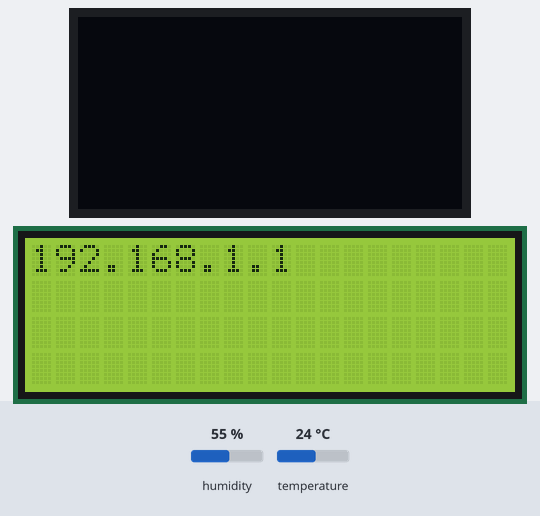
The program below on a simulated Raspberry Pi Pico running MicroPython. Parts: 128×64 one-colour display, 20×4 character LCD. Inputs (shaded band) come from the test bench; at power-on: humidity 55 %, temperature 24 °C. WiFi joins after 1.5 s; the clock reads 2024-03-15 10:24:30 at power-on unless the program sets it; values from a settings file that is not in the repository are placeholders; web requests get an empty 200 reply after 0.4 s; a WiFi scan finds one network, HomeNet; library files of the repository ran but are not shown: pico_i2c_lcd.py, sh1106.py; what the program prints to the serial console is not drawn.

Above: at 12.2 s.
At 32.4 s:
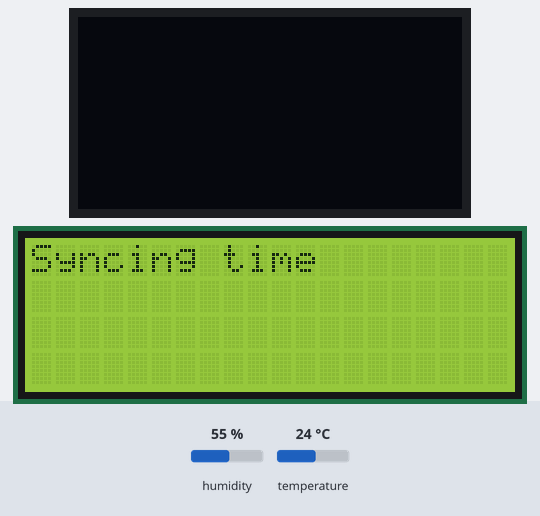
At 42.6 s:
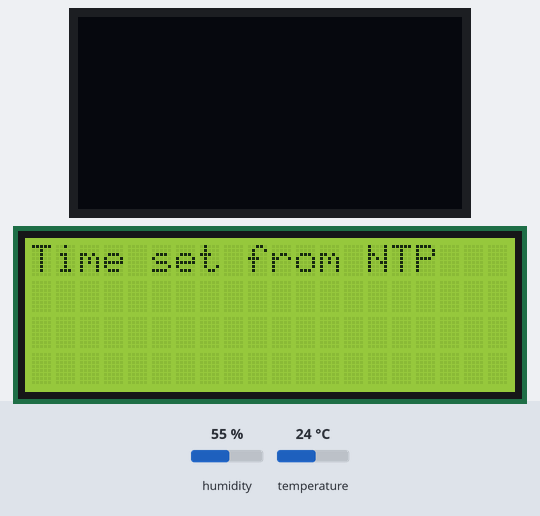
At 53.8 s:
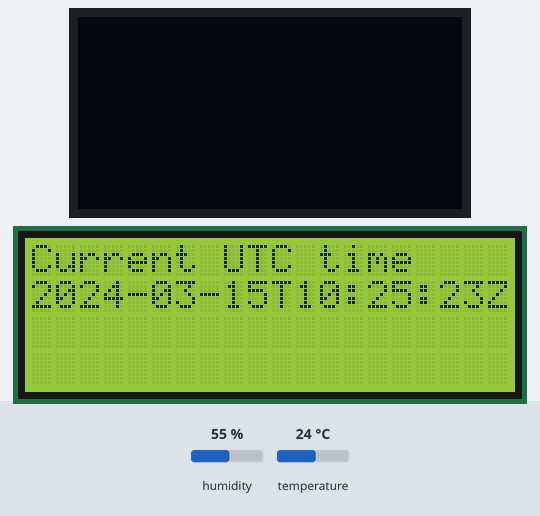
At 90.7 s:
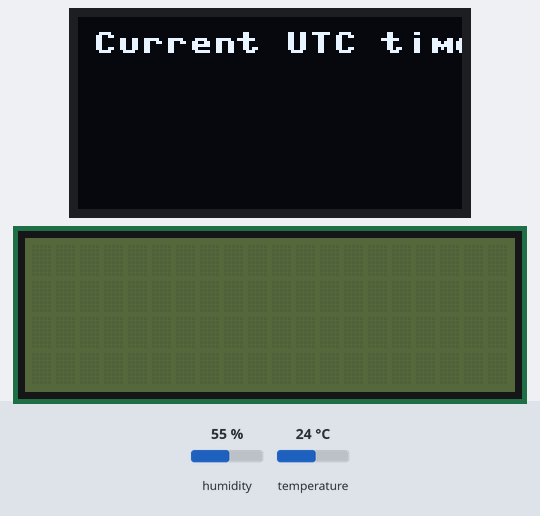
At 127.6 s:
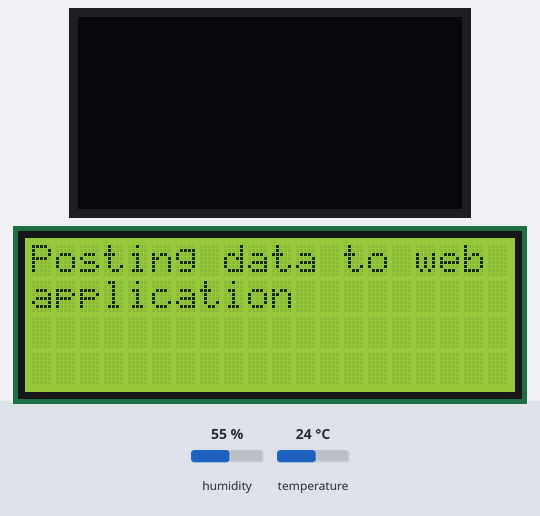

The program:

environmentmonitor.py
```python
import re
import network
import ntptime
import ujson
import urequests
import utime as time
from machine import Pin, I2C

from dht import DHT11, InvalidChecksum, InvalidPulseCount
from envtmonitorconfig import SSID, PASSWORD, ENDPOINT_URL, ACCESS_TOKEN, SENSOR_SYSTEM_ID, ACCESS_POINTS
from pico_i2c_lcd import I2cLcd
from sh1106 import SH1106_I2C

WIDTH = 128
HEIGHT = 64

try:
    i2c = I2C(1, scl=Pin(15), sda=Pin(14), freq=200000)
    print("I2C Address      : " + hex(i2c.scan()[0]).upper())
    print("I2C Configuration: " + str(i2c))
    oled = SH1106_I2C(WIDTH, HEIGHT, i2c)
except IndexError:
    oled = None

try:
    i2c = I2C(0, sda=Pin(0), scl=Pin(1), freq=400000)
    print("I2C Address      : " + hex(i2c.scan()[0]).upper())
    print("I2C Configuration: " + str(i2c))
    I2C_ADDR = i2c.scan()[0]
    lcd = I2cLcd(i2c, I2C_ADDR, 4, 20)
except IndexError:
    lcd = None


def push_to_lcd_display(text_string, timeout=5):
    lcd.backlight_on()
    lcd.putstr(text_string)
    time.sleep(timeout)
    lcd.clear()
    lcd.backlight_off()


def push_to_display(text_string, timeout=5):
    if lcd:
        push_to_lcd_display(text_string)
    if not oled:
        return
    oled.text(text_string, 5, 5)
    oled.show()
    time.sleep(timeout)
    oled.fill(0)
    oled.show()


def match_available_ap_with_scan_results(results):
    if SSID is not None and PASSWORD is not None:
        return SSID, PASSWORD
    for result in results:
        ap_name = result[0].decode('UTF-8')
        if any(re.search(known_ap, ap_name) for known_ap in ACCESS_POINTS):
            ssid_name = ap_name
            ssid_pass = ACCESS_POINTS[ap_name]
            return ssid_name, ssid_pass


wlan = network.WLAN(network.STA_IF)
wlan.active(True)
scan_results = network.WLAN.scan(wlan)
print(scan_results)
ssid, password = match_available_ap_with_scan_results(scan_results)
while wlan.isconnected() is False:
    wlan.connect(ssid, password)
    print(wlan.ifconfig())
    time.sleep(10)
    push_to_display(wlan.ifconfig()[3])

push_to_display("Setting time")
try:
    # if needed, overwrite default time server
    ntptime.host = "1.europe.pool.ntp.org"
    push_to_display("Syncing time")
    print("Local time before synchronization：%s" % str(time.localtime()))
    ntptime.settime()
    print("Local time after synchronization：%s" % str(time.localtime()))
    push_to_display("Time set from NTP")
except:
    print("Error syncing time")
    push_to_display("Time failed")


def upload_to_render(sensor_data):
    if wlan.isconnected() is False:
        push_to_display("No network")
        return False

    local_datetime = time.localtime()
    timestamp = time.mktime(local_datetime)
    current_time = local_datetime

    # Format the tuple into a string in the format "YYYY-MM-DDTHH:MM:SS"
    time_string = "{:04d}-{:02d}-{:02d}T{:02d}:{:02d}:{:02d}Z".format(
        current_time[0],
        current_time[1],
        current_time[2],
        current_time[3],
        current_time[4],
        current_time[5],
    )

    hint = "Current UTC time    "
    push_to_display(hint + time_string)

    print("Timestring: ", time_string)

    url = ENDPOINT_URL

    # Set the headers and payload for the POST request
    headers = {
        "Content-Type": "application/json",
        "Authorization": "Bearer " + ACCESS_TOKEN,
    }

    payload = {
        "temperature": sensor_data.temperature,
        "humidity": sensor_data.humidity,
        "timestamp": time_string,
        "sensorSystem": {
            "id": SENSOR_SYSTEM_ID
        }
    }

    data_str = ujson.dumps(payload)

    # Make the POST request
    push_to_display("Posting data to web application")
    try:
        response = urequests.post(url, headers=headers, data=data_str)
    except Exception:
        return False

    # Print the response
    print(response.content)
    if not response.status_code == 201:
        print(response.status_code)
        push_to_display("API Request failed")
        return False

    json_format = response.json()
    print(str(json_format['entity']['timestamp']).split("T")[1])
    string_0 = "Success! POSTed data"
    string_1 = "Temperature:    " + str(json_format['entity']['temperature'])
    string_2 = "Humidity   :    " + str(json_format['entity']['humidity'])
    string_3 = "UTC Time   :" + \
               str(json_format['entity']['timestamp']).split("T")[1].strip("Z")
    string_4 = "Sensor System : " + \
               str(json_format['entity']['sensorSystem']['id'])
    string = string_0 + string_1 + string_2 + string_3
    push_to_display(string, timeout=10)

    # Release the resources associated with the response
    response.close()

    return True


while True:
    time.sleep(1)
    pin = Pin(28, Pin.OUT, Pin.PULL_DOWN)
    sensor = DHT11(pin)
    try:
        t = sensor.temperature
        h = sensor.humidity
        print("Temperature: {}".format(sensor.temperature))
        print("Humidity: {}".format(sensor.humidity))

        print("Initiate  upload")
        success = upload_to_render(sensor)

        if success:
            time.sleep(5 * 50)
    except InvalidChecksum:
        print("Sensor failed to provide readings")
    except InvalidPulseCount:
        print("Sensor failed to provide readings")
```

Measured:
- what the display in image 0 shows lasts 5.0 s, from 12.1 s to 17.1 s
- what the display in image 4 shows lasts 5.1 s, from 90.6 s to 95.7 s
